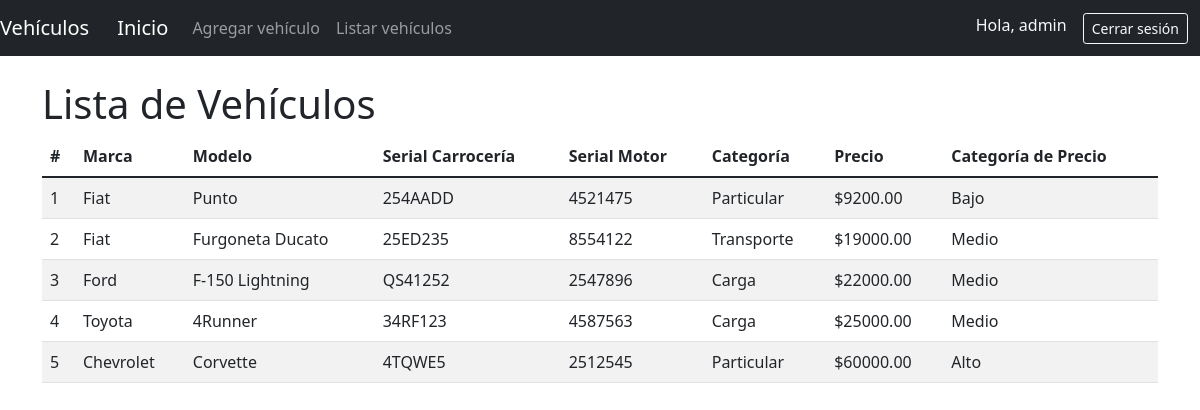
The page /vehiculo/list/ (signed in) on the database its author committed.
### vehiculo/models.py (models this page shows, shortened)
class Vehiculo(models.Model):
    CATEGORIAS = [
        ('Particular', 'Particular'),
        ('Transporte', 'Transporte'),
        ('Carga', 'Carga'),
    ]
    marca = models.CharField(max_length=20, default='Ford')
    modelo = models.CharField(max_length=100)
    serial_carroceria = models.CharField(max_length=50)
    serial_motor = models.CharField(max_length=50)
    categoria = models.CharField(max_length=20, choices=CATEGORIAS, default='Particular')
    precio = models.DecimalField(max_digits=10, decimal_places=2)
    fecha_creacion = models.DateTimeField(auto_now_add=True)
    fecha_modificacion = models.DateTimeField(auto_now=True)
    class Meta:
        permissions = [
            ('visualizar_catalogo', 'Puede visualizar el catálogo de vehículos'),
            ('add_vehiculomodel', 'Puede agregar vehículos'),
        ]

### vehiculo/views.py (the view)
# urls.py: path('vehiculo/list/', listar_vehiculos, name='listar_vehiculos'),
@login_required  # Solo los usuarios autenticados pueden acceder
def listar_vehiculos(request):
    vehiculos = Vehiculo.objects.all()  # Recupera todos los vehículos
    for vehiculo in vehiculos:
        if vehiculo.precio <= 10000:
            vehiculo.categoria_precio = 'Bajo'
        elif vehiculo.precio <= 30000:
            vehiculo.categoria_precio = 'Medio'
        else:
            vehiculo.categoria_precio = 'Alto'
    return render(request, 'listar_vehiculos.html', {'vehiculos': vehiculos})

### vehiculo/templates/listar_vehiculos.html (shortened to what this page needs)
{% extends 'base.html' %}
{% block content %}
    <h1>Lista de Vehículos</h1>
    <table class="table table-striped">
        <thead>
            <tr>
                <th>#</th>
                <th>Marca</th>
                <th>Modelo</th>
                <th>Serial Carrocería</th>
                <th>Serial Motor</th>
                <th>Categoría</th>
                <th>Precio</th>
                <th>Categoría de Precio</th>
            </tr>
        </thead>
        <tbody>
            {% for vehiculo in vehiculos %}
            <tr>
                <td>{{ forloop.counter }}</td>
                <td>{{ vehiculo.marca }}</td>
                <td>{{ vehiculo.modelo }}</td>
                <td>{{ vehiculo.serial_carroceria }}</td>
                <td>{{ vehiculo.serial_motor }}</td>
                <td>{{ vehiculo.categoria }}</td>
                <td>${{ vehiculo.precio }}</td>
                <td>{{ vehiculo.categoria_precio }}</td>
            </tr>
            {% endfor %}
        </tbody>
    </table>
{% endblock %}

### vehiculo/templates/base.html (shortened to what this page needs)
<!DOCTYPE html>
<html lang="es">
<head>
    <link rel="stylesheet" href="https://cdn.jsdelivr.net/npm/bootstrap@5.1.3/dist/css/bootstrap.min.css">
</head>
<body>
    <nav class="navbar navbar-expand-lg navbar-dark bg-dark">
        <span class="navbar-brand nav-light">
            Vehículos
        </span>
        <div class="container-fluid">
            <a class="navbar-brand" href="/">Inicio</a>
            <div class="collapse navbar-collapse" id="navbarNav">
                <ul class="navbar-nav">
                    {% if user.is_superuser or puede_agregar_vehiculo %}
                    <li class="nav-item">
                        <a class="nav-link" href="/vehiculo/add/">Agregar vehículo</a>
                    </li>
                    {% endif %}
                    <li class="nav-item">
                        <a class="nav-link" href="/vehiculo/list/">Listar vehículos</a>
                    </li>
                </ul>
                <ul class="navbar-nav ms-auto gap-2">
                    {% if user.is_authenticated %}
                    <li class="nav-item">
                        <span class="navbar-text text-light">Hola, {{ user.username }}</span>
                    </li>
                    <li class="nav-item ms-2">
                        <a class="btn btn-outline-light btn-sm" href="{% url 'logout' %}">Cerrar sesión</a>
                    </li>
                    {% else %}
                    <li class="nav-item">
                        <a class="btn btn-outline-light btn-sm" href="{% url 'login' %}">Iniciar sesión</a>
                    </li>
                    {% endif %}
                </ul>
            </div>
        </div>
    </nav>
    <div class="container mt-4">
        {% block content %}{% endblock %}
    </div>
</body>
</html>

### rows shown on the page
Vehiculo: marca "Fiat", modelo "Punto", serial_carroceria "254AADD", serial_motor "4521475", categoria "Particular", precio "9200.00", categoria_precio "Bajo"
Vehiculo: marca "Fiat", modelo "Furgoneta Ducato", serial_carroceria "25ED235", serial_motor "8554122", categoria "Transporte", precio "19000.00", categoria_precio "Medio"
Vehiculo: marca "Ford", modelo "F-150 Lightning", serial_carroceria "QS41252", serial_motor "2547896", categoria "Carga", precio "22000.00", categoria_precio "Medio"
Vehiculo: marca "Toyota", modelo "4Runner", serial_carroceria "34RF123", serial_motor "4587563", categoria "Carga", precio "25000.00", categoria_precio "Medio"
Vehiculo: marca "Chevrolet", modelo "Corvette", serial_carroceria "4TQWE5", serial_motor "2512545", categoria "Particular", precio "60000.00", categoria_precio "Alto"

### other values the page prints
{{ user.username }} "admin"
